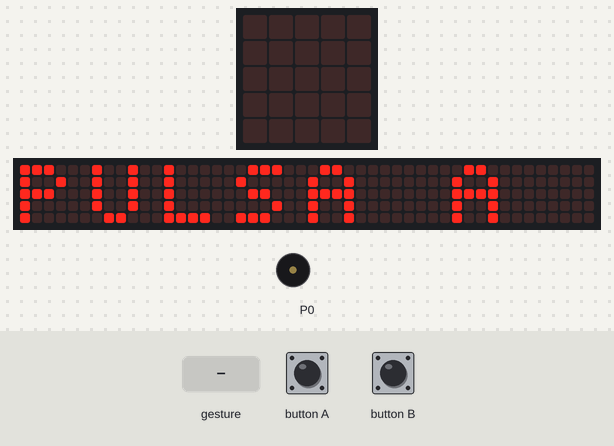
Bench run of a program on a simulated BBC micro:bit (MakeCode). Shown: the board's 5×5 LED display, a strip that is not on the board, showing the scrolling text unrolled, buzzer (waves = sounding). The inputs (shaded band) are chosen by the test bench. A tilt is held for 1.5 s and a shake lasts 1 s, then the board lies face up again; the 48×5 strip is a reading aid, not a part: it shows the text the display is scrolling, unrolled, one strip-width of it at a time.

Above: at 5.6 s.
At 9.5 s:
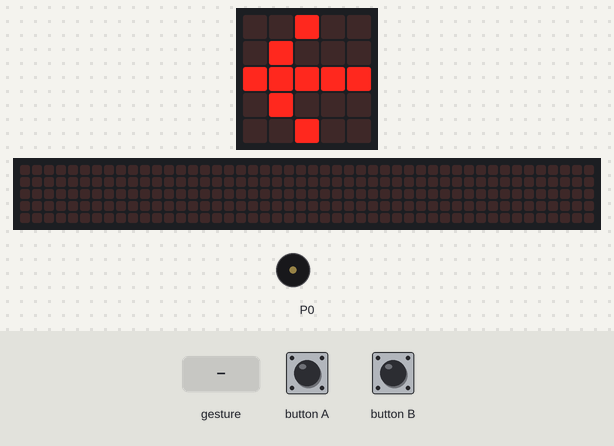
11.9 s: gesture 'shake'
At 12.5 s:
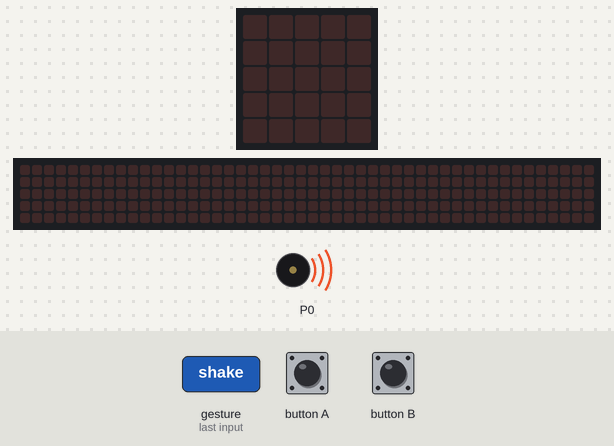
14.9 s: button A pressed for 0.15 s
At 24.9 s:
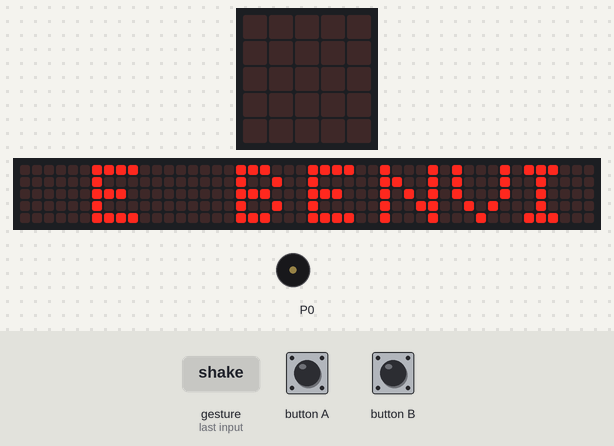
Timing chart, 0 to 26.4 s (numbered marks = the images above; inputs shaded):
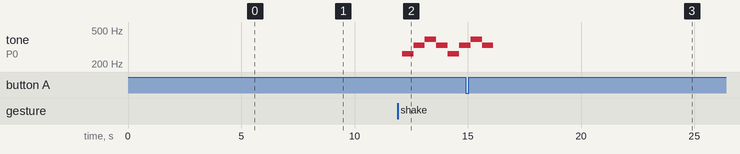

The program:

main.ts
```typescript
input.onButtonPressed(Button.A, function () {
    basic.showString("BENVIDAS E BENVIDOS")
    basic.clearScreen()
    basic.showIcon(IconNames.Heart)
    basic.showIcon(IconNames.SmallHeart)
    basic.showIcon(IconNames.Heart)
    basic.showIcon(IconNames.SmallHeart)
    basic.showIcon(IconNames.Heart)
    basic.showIcon(IconNames.SmallHeart)
    basic.showIcon(IconNames.Heart)
    basic.clearScreen()
    basic.showString("PULSA B")
    basic.showLeds(`
        . . . . .
        . . . . .
        # . . . .
        . . . . .
        . . . . .
        `)
    basic.showLeds(`
        . . . . .
        . . . . .
        # # . . .
        . . . . .
        . . . . .
        `)
    basic.showLeds(`
        . . # . .
        . . . . .
        # # # . .
        . . . . .
        . . # . .
        `)
    basic.showLeds(`
        . . # . .
        . . . # .
        # # # # .
        . . . # .
        . . # . .
        `)
    basic.showLeds(`
        . . # . .
        . . . # .
        # # # # #
        . . . # .
        . . # . .
        `)
    basic.showLeds(`
        . . # . .
        . . . # .
        # # # # #
        . . . # .
        . . # . .
        `)
    basic.showLeds(`
        . . # . .
        . . . # .
        # # # # #
        . . . # .
        . . # . .
        `)
})
input.onGesture(Gesture.Shake, function () {
    music.play(music.stringPlayable("C E G E C E G E ", 120), music.PlaybackMode.UntilDone)
    basic.showString("IMOS AO ESCENARIO DE AUDIO")
})
input.onButtonPressed(Button.B, function () {
    basic.showString("TECNOLOXIA PARA CONVIVIR")
    basic.clearScreen()
    music.play(music.builtinPlayableSoundEffect(soundExpression.soaring), music.PlaybackMode.InBackground)
    basic.showLeds(`
        . . . . .
        . . . . .
        . . # . .
        . . . . .
        . . . . .
        `)
    basic.showLeds(`
        . . # . .
        . . . . .
        # . # . #
        . . . . .
        . . # . .
        `)
    basic.showLeds(`
        . . # . .
        . # . . .
        # . # . #
        . . . # .
        . . # . .
        `)
    basic.showLeds(`
        . . # . .
        . # . . .
        # . # . #
        . . . # .
        . . # . .
        `)
    basic.showLeds(`
        . . # . .
        . # . # .
        # . # . #
        . # . # .
        . . # . .
        `)
    basic.showLeds(`
        # . # . #
        . # . # .
        # . # . #
        . # . # .
        # . # . #
        `)
    basic.showLeds(`
        # . # . #
        . # # # .
        # # # # #
        . # # # .
        # . # . #
        `)
    basic.showLeds(`
        # # # # #
        # # # # #
        # # # # #
        # # # # #
        # # # # #
        `)
    basic.clearScreen()
    basic.showString("AXITAME")
})
basic.showIcon(IconNames.Happy)
basic.clearScreen()
basic.showString("PULSA A")
basic.showLeds(`
    . . . . .
    . . . . .
    . . . . #
    . . . . .
    . . . . .
    `)
basic.showLeds(`
    . . . . .
    . . . . .
    . . . # #
    . . . . .
    . . . . .
    `)
basic.showLeds(`
    . . # . .
    . . . . .
    . . # # #
    . . . . .
    . . # . .
    `)
basic.showLeds(`
    . . # . .
    . # . . .
    . # # # #
    . # . . .
    . . # . .
    `)
basic.showLeds(`
    . . # . .
    . # . . .
    # # # # #
    . # . . .
    . . # . .
    `)
basic.showLeds(`
    . . # . .
    . # . . .
    # # # # #
    . # . . .
    . . # . .
    `)
basic.showLeds(`
    . . # . .
    . # . . .
    # # # # #
    . # . . .
    . . # . .
    `)
basic.clearScreen()
```

test.ts
```typescript
// aquí va el archivo "tests"; esto no se compilará cuando este paquete se utilice como una extensión.
```

Measured:
- after the input at 11.9 s, tone on P0: plays 262 Hz for 0.51 s, 330 Hz for 0.51 s, 392 Hz for 0.51 s, 330 Hz for 0.51 s, 262 Hz for 0.51 s, 330 Hz for 0.27 s, starting after 0.20 s
- after the input at 14.9 s, the display: first changes after 0.15 s (image 3 shows a later state)
- what the display in image 0 shows lasts 0.6 s, from 5.6 s to 6.2 s
- what the display in image 1 shows lasts 1.2 s, from 9.4 s to 10.6 s
